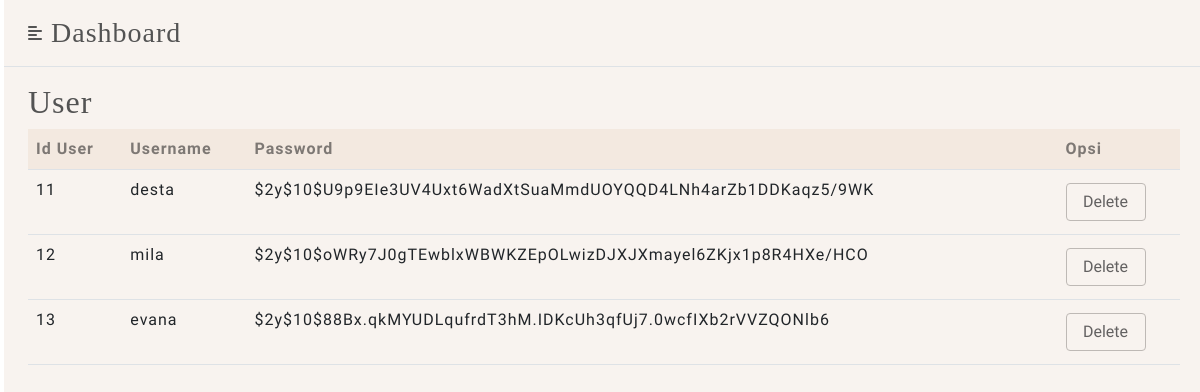
Page /admin/user.php (signed in) on the committed database.
### tables this page shows
CREATE TABLE `user` (
  `Id_User` int(11) NOT NULL,
  `Username` varchar(10) NOT NULL,
  `Password` varchar(255) NOT NULL
);

### admin/function.php (called while the page is built, shortened)
<?php
require 'db.php';
function query($query) {
    global $db;
    $result = mysqli_query($db, $query);
    $rows = [];
    while($row = mysqli_fetch_assoc($result)) {
        $rows[] = $row;
    }
    return $rows;
}
?>

### admin/user.php (the view, shortened to what this page needs)
<?php
    require 'function.php';
    $produk = query("SELECT * FROM user");
?>
<!DOCTYPE html>
<html lang="en">
<head>
    <link rel="stylesheet" href="style.css" />
</head>
<body>
    <div class="d-flex" id="wrapper">
            <?php
                include("link.php");
            ?>
        <div id="page-content-wrapper">
            <?php include("header.php"); ?>
            <div class="container-fluid px-4">
                <h2>User</h2>
                <table class="table" cellpadding="10" cellspacing="0">
                    <tr>
                        <th>Id User</th>
                        <th>Username</th>
                        <th>Password</th>
                        <th>Opsi</th>
                    </tr>
                    <?php foreach($produk as $row) : ?>
                    <tr>
                        <td><?= $row["Id_User"]; ?></td>
                        <td><?= $row["Username"]; ?></td>
                        <td><?= $row["Password"]; ?></td>
                        <td>
                            <button type="button" class="btn">
                                <a href="user.php?Id_User=<?= $row["Id_User"]; ?>" onclick="
                                    return confirm('Apakah Anda yakin akan menghapus data?');" >Delete</a>
                            </button>
                        </td>
                    </tr>
                    <?php endforeach; ?>
                </table>
            </div>
        </div>
    </div>
</body>
</html>

### admin/style.css (style rules this page uses)
:root { --coklat1: #7d7874; --coklat2: #535353; --coklat3: #636161; --coklat4: #f8f3ef; --coklat5: #f3e9e0; --coklat6: #dbc4b1; --coklat7: #beb9b5; --hitam: #000; --putih: #fff; --judul: 'Playfair Display', serif; --body: 'Almarai', sans-serif; --side: margin 0.25s ease-out; }
#wrapper { overflow-x: hidden; color: var(--coklat1); font-family: var(--body); letter-spacing: 1px; }
#page-content-wrapper { margin-left: 20px; background-color: var(--coklat4); }
.container-fluid h2 { padding-top: 1rem; color: var(--coklat2); font-family: var(--judul); }
#page-content-wrapper th { color: var(--coklat1); background-color: var(--coklat5); }
#page-content-wrapper .btn { border-color: var(--coklat7); border-width: 1.5px; width: 80px; margin: 5px 0 5px; }
#page-content-wrapper a { text-decoration: none; color: var(--coklat3); }

### rows in the picture
user: Id_User "11", Username "desta", Password "$2y$10$U9p9EIe3UV4Uxt6WadXtSuaMmdUOYQQD4LNh4arZb1DDKaqz5/9WK"
user: Id_User "12", Username "mila", Password "$2y$10$oWRy7J0gTEwblxWBWKZEpOLwizDJXJXmayel6ZKjx1p8R4HXe/HCO"
user: Id_User "13", Username "evana", Password "$2y$10$88Bx.qkMYUDLqufrdT3hM.IDKcUh3qfUj7.0wcfIXb2rVVZQONlb6"
